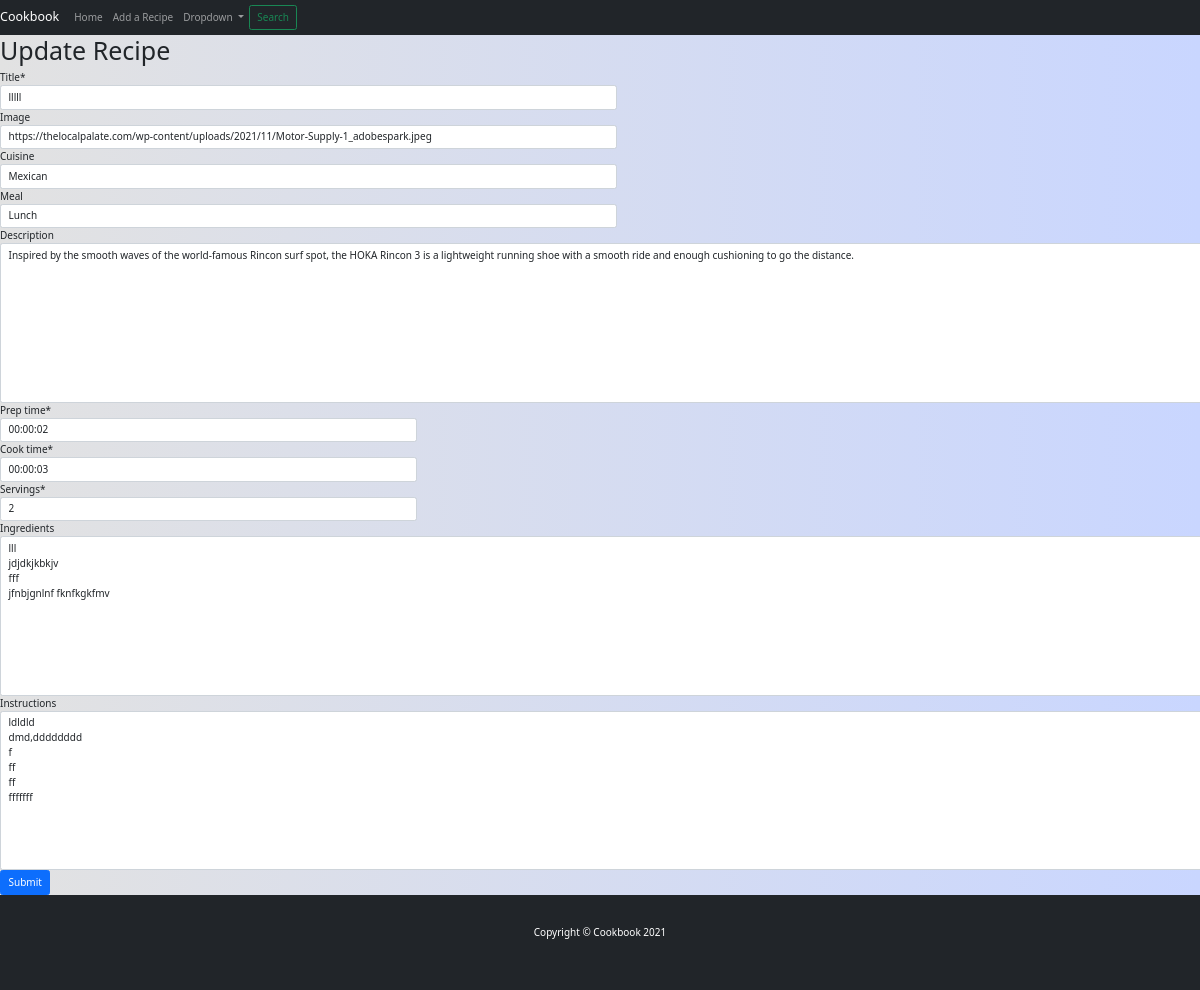
Page /update/7/ on the committed database.
### recipes/models.py (models this page shows, shortened)
class Recipe(models.Model):
    title = models.CharField(max_length=150)
    date = models.DateTimeField(auto_now_add=True)
    image = models.URLField(null=True, blank=True, default="https://i0.wp.com/images-prod.healthline.com/hlcmsresource/images/AN_images/healthy-eating-ingredients-1296x728-header.jpg?w=1155&h=1528")
    cuisine = models.CharField(null=True, blank=True, max_length=20, choices=CUISINE_CHOICES, default='None')
    meal = models.CharField(null=True, blank=True, max_length=20, choices=MEAL_CHOICES, default='None')
    description = models.TextField(null=True, blank=True)
    prep_time = models.DurationField()
    cook_time = models.DurationField()
    servings = models.IntegerField()
    ingredients = models.TextField(null=True, blank=True)
    instructions = models.TextField(null=True, blank=True)

### recipes/views.py (the view, shortened to what this page needs)
# urls.py: path('update/<str:pk>/', views.updateRecipe, name="update-recipe"),
def updateRecipe(request, pk):
    recipe = Recipe.objects.get(id=pk)
    if request.method == 'GET':
        form = RecipeForm(initial = {
            'title': recipe.title,
            'image': recipe.image,
            'cuisine': recipe.cuisine,
            'meal': recipe.meal,
            'description': recipe.description,
            'prep_time': recipe.prep_time,
            'cook_time': recipe.cook_time,
            'servings': recipe.servings,
            'ingredients': recipe.ingredients,
            'instructions': recipe.instructions,
        })
    return render(request, "recipes/update.html", {
        "form": form,
        "recipe": recipe,
    })

### recipes/forms.py (shortened to what this page needs)
class RecipeForm(forms.ModelForm):
    class Meta:
        model = Recipe
        fields = '__all__'

### recipes/templates/recipes/update.html (shortened to what this page needs)
{% extends "recipes/layout.html" %}
{% load static %}
{% load crispy_forms_tags %}
{% block body %}
    <h1>Update Recipe</h1>
    <form action="{% url 'recipes:update' pk=recipe.id %}" method="POST" enctype="multipart/form-data">
        <div class="form-row">
            <div class="form-group col-md-6 mb-0">
              {{ form.title|as_crispy_field }}
            </div>
            <div class="form-group col-md-6 mb-0">
              {{ form.image|as_crispy_field }}
            </div>
          </div>
        <div class="form-row">
            <div class="form-group col-md-6 mb-0">
              {{ form.cuisine|as_crispy_field }}
            </div>
            <div class="form-group col-md-6 mb-0">
              {{ form.meal|as_crispy_field }}
            </div>
        </div>
        {{ form.description|as_crispy_field }}
        <div class="form-row">
            <div class="form-group col-md-4 mb-0">
              {{ form.prep_time|as_crispy_field }}
            </div>
            <div class="form-group col-md-4 mb-0">
              {{ form.cook_time|as_crispy_field }}
            </div>
            <div class="form-group col-md-4 mb-0">
                {{ form.servings|as_crispy_field }}
            </div>
        </div>
        {{ form.ingredients|as_crispy_field }}
        {{ form.instructions|as_crispy_field }}
        <button type="submit" class="btn btn-primary">Submit</button>
    </form>
{% endblock %}

### recipes/static/recipes/css/index.css (style rules this page uses)
:root { font-size: 10px; }
*, *::before, *::after { -webkit-box-sizing: border-box; box-sizing: border-box; }
body { margin: 0; background: #C9D6FF; background: -webkit-gradient(linear, left top, right top, from(#E2E2E2), to(#C9D6FF)); background: linear-gradient(to right, #E2E2E2, #C9D6FF); }
*, *:before, *:after { -webkit-box-sizing: inherit; box-sizing: inherit; }

### rows in the picture
Recipe: title "lllll", image "https://thelocalpalate.com/wp-content/uploads/2021/11/Motor-Supply-1_adobespark.jpeg", cuisine "Mexican", meal "Lunch", description "Inspired by the smooth waves of the world-famous Rincon surf spot, the HOKA Rincon 3 is a lightweight running shoe with a smooth ride and enough cushioning to go the distance.", prep_time "00:00:02", cook_time "00:00:03", servings "2", ingredients "lll jdjdkjkbkjv fff jfnbjgnlnf fknfkgkfmv", instructions "ldldld dmd,dddddddd f ff ff fffffff"
